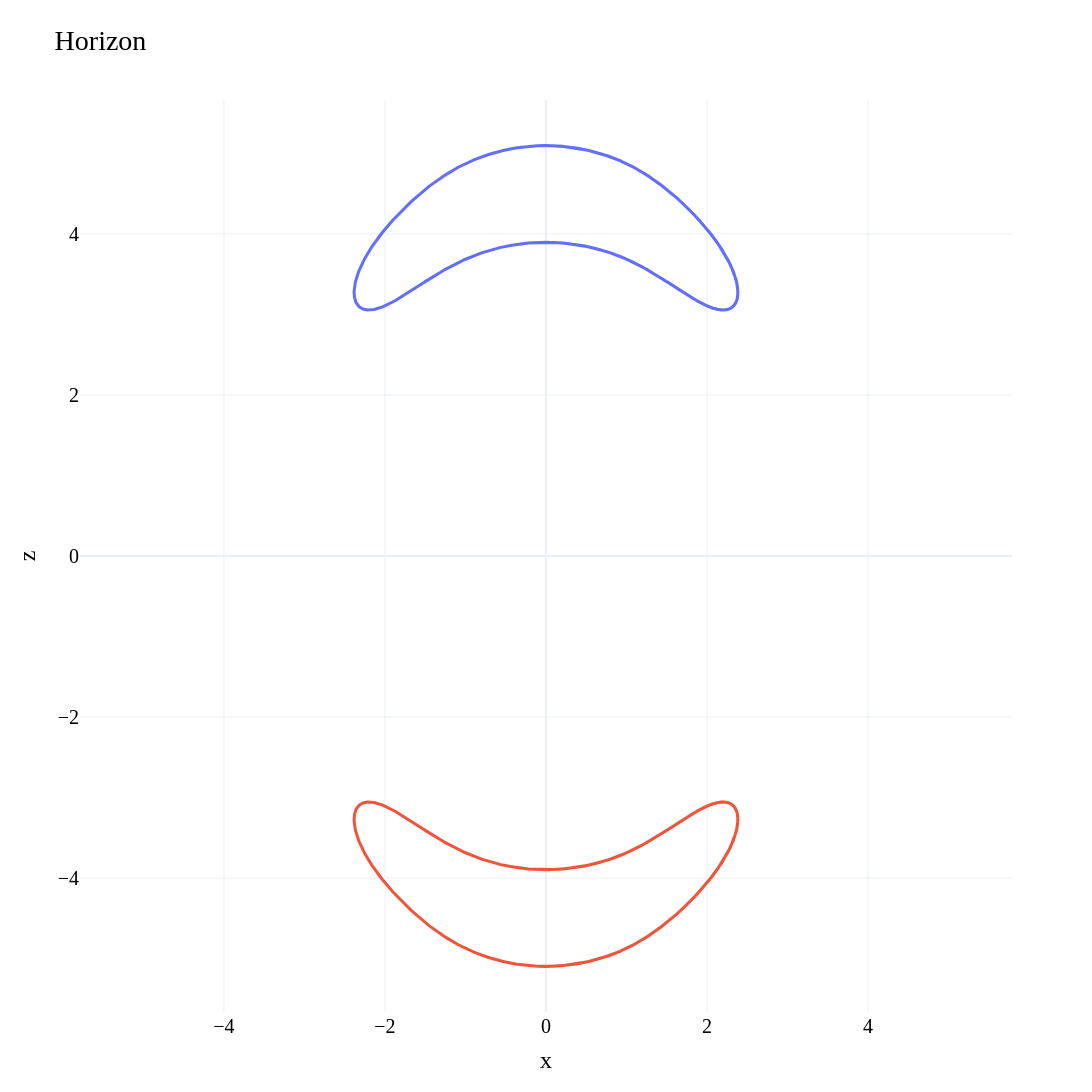

The notebook cell saved with this chart:
### Code cell
fig = go.Figure()

x = x_vals
z = z_vals

# reflect about z-axis (build one closed loop in the +z half)
# drop endpoints to avoid duplicating the axis seam
x0 = x
z0 = z
x_m = -x0[1:-1]
z_m =  z0[1:-1]

x_upper = np.concatenate([x0, x_m[::-1]])
z_upper = np.concatenate([z0, z_m[::-1]])

# close upper loop
x_upper = np.append(x_upper, x_upper[0])
z_upper = np.append(z_upper, z_upper[0])

# add upper loop
fig.add_trace(go.Scatter(
  x=x_upper, y=z_upper, mode="lines",
  # name="Horizon",
  showlegend=False,
  line=dict(width=line_width)
))

if bifurcated:
  # lower loop is just x-axis reflection of the upper loop
  x_lower = x_upper
  z_lower = -z_upper

  # add lower loop as a second trace, but hide legend
  fig.add_trace(go.Scatter(
    x=x_lower, y=z_lower, mode="lines",
    showlegend=False,
    line=dict(width=line_width)
  ))

fig.update_layout(
  title="Horizon",
  template='plotly_white',     # ← white background stylexaxis_title="x",
  yaxis_title="z",
  xaxis_title="x",
  # legend_title="File",
  width=1200,
  height=1200,
  dragmode="pan",
  xaxis=dict(scaleanchor="y", scaleratio=1),
  yaxis=dict(scaleratio=1),
  font=dict(
    family="Garamond, Georgia, serif",
    size=20,
    color="black"
  ),
)


fig.show()

### Figure 1 — Plotly figure (JSON) as saved in the notebook; plotly's stock layout.template omitted (floating-point values rounded to 4 significant figures; data arrays with more than 128 entries replaced by an {"elided": "..."} marker saying what was removed)
{"data": [{"line": {"width": 3}, "mode": "lines", "showlegend": false, "type": "scatter", "x": {"elided": "16381 float values"}, "y": {"elided": "16381 float values"}}, {"line": {"width": 3}, "mode": "lines", "showlegend": false, "type": "scatter", "x": {"elided": "16381 float values"}, "y": {"elided": "16381 float values"}}], "layout": {"dragmode": "pan", "font": {"color": "black", "family": "Garamond, Georgia, serif", "size": 20}, "height": 1200, "title": {"text": "Horizon"}, "width": 1200, "xaxis": {"scaleanchor": "y", "scaleratio": 1, "title": {"text": "x"}}, "yaxis": {"scaleratio": 1, "title": {"text": "z"}}}}
